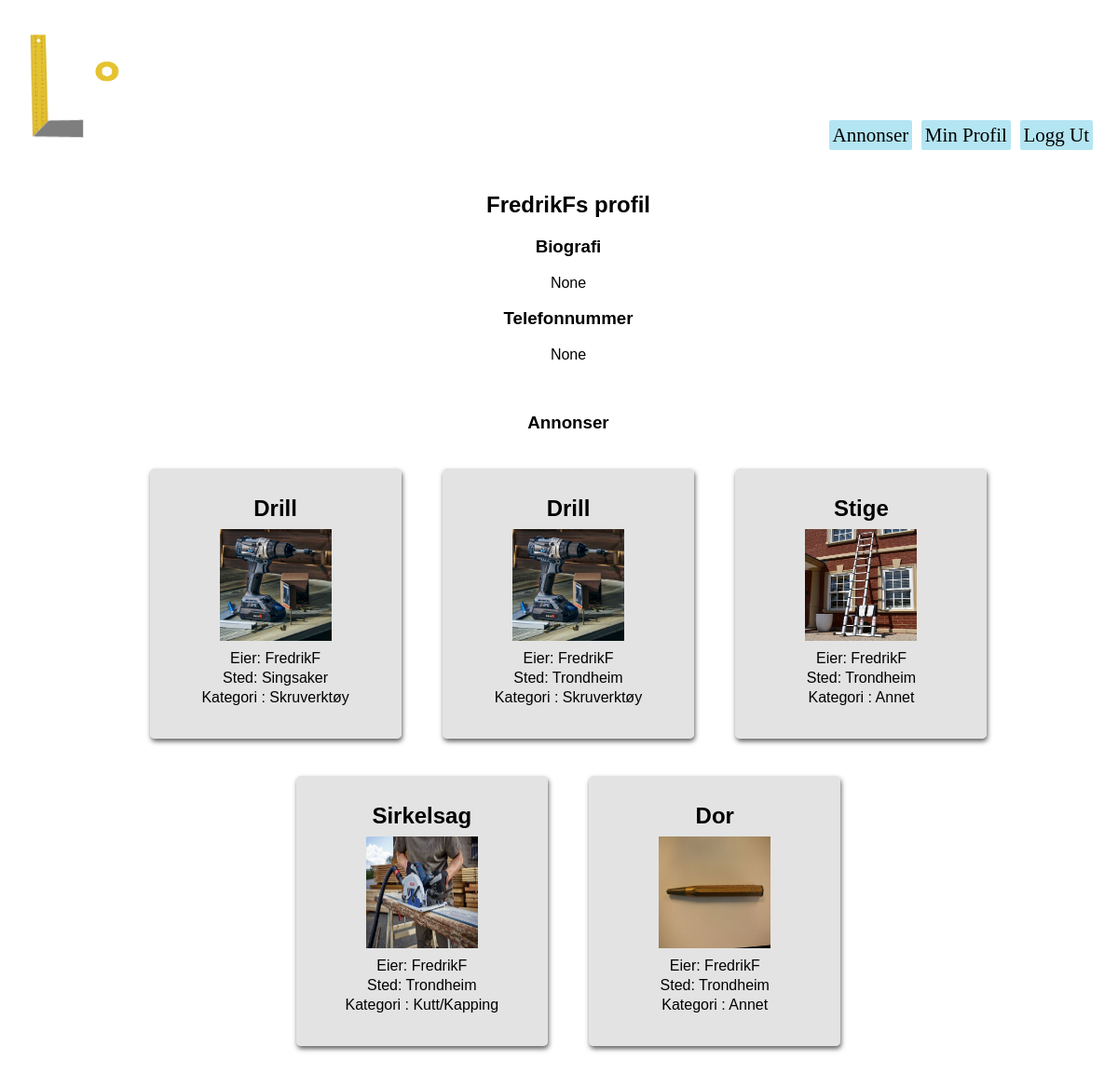
Page /users/profile/FredrikF (signed in) on the committed database.
### users/models.py (models this page shows, shortened)
class Profile(models.Model):
    user = models.OneToOneField(User, on_delete=models.CASCADE)
    bio = models.TextField(verbose_name="Biografi", null=True)
    tlf = models.PositiveIntegerField(verbose_name="Telefonnummer",validators=[MaxValueValidator(9999999999)], null=True)

### homepage/models.py (models this page shows, shortened)
class Listing(models.Model):
    owner = models.ForeignKey(User, verbose_name = 'User', on_delete=models.CASCADE, null=True) #user burde kanskje endres til settings.AUTH_USER_MODEL. må i så fall django.conf import settings
    title = models.CharField(max_length=50, verbose_name="Tittel")
    image = models.ImageField(upload_to='images/', null=True)
    loaned = models.BooleanField(default=False, verbose_name="Utlånt?")
    price = models.PositiveSmallIntegerField(verbose_name='Pris', default=0)
    location = models.CharField(max_length=100, verbose_name="Sted") #burde kanskje være annet enn CharField. Gjør det vanskelig å sortere etter denne attributten
    description = models.TextField(verbose_name="Beskrivelse")
    wantToLoan = models.BooleanField(default=False, verbose_name="Ønskes lånt?")
    SW = 1
    PT = 2
    WD = 3
    CT = 4
    SV = 5
    BO = 6
    OT = 7
    CATEGORY_CHOICES = (
        (SW, 'Saging'),
        (PT, 'Maling'),
        (WD, 'Sveising'),
        (CT, 'Kutt/Kapping'),
        (SV, 'Skruverktøy'),
        (BO, 'Slagverktøy'),
        (OT, 'Annet'),
    )
    category = models.PositiveSmallIntegerField(
        choices = CATEGORY_CHOICES,
        default = OT,
        verbose_name="Kategori",
    )

### users/views.py (the view)
# urls.py: path('profile', views.my_profile, name='my_profile'),
@login_required
def profile(request, userstring):
    requested_user = User.objects.get(username = userstring)
    user_listings = requested_user.listing_set.all()
    user_profile = requested_user.profile
    context = {'user': requested_user, 'listings': user_listings, 'profile': user_profile}
    return render(request, 'users/profile.html', context)

### users/templates/users/profile.html (shortened to what this page needs)
{% extends "users/base.html" %}
{% block content %}
    <div>
        <h2>{{user.username}}s profil</h2>
        <div>
            <h3>Biografi</h3>
            <p>
                {{profile.bio}}
            </p>
            <h3>Telefonnummer</h3>
            <p>
                {{profile.tlf}}
            </p>
            </div>
        <br>
        <div>
            <h3>Annonser</h3>
            {% for listing in listings %}
            <div class="listingDIV">
                <a href="{% url 'homepage:listing' listing_id=listing.id %}" class="listingLink">invisible link!</a>
                <div class="listingContent">
                    <h2>{{listing.title}}</h2>
                    <div class="listingImg">
                        <img src="{{listing.image.url}} " width="120px" height="120px" />
                    </div>
                    <p>Eier: {{listing.owner}}</p>
                    <p>Sted: {{listing.location}}</p>
                    <p>Kategori : {{listing.get_category_display}}</p>
                    <br>
                </div>
            </div>
            {% endfor %}
        </div>
    </div>
{% endblock content %}

### users/static/stylish.css (style rules this page uses)
.bg { margin: 0px; background-image: url("../static/img/standinBG2_r.jpg"); background-size: cover; height: 100%; min-height: 100vh; font-family: 'Courier New', Courier, monospace; }
.listingDIV { background-color: rgba(218, 218, 218, 0.737); box-shadow: 1px 3px 5px rgba(63, 63, 63, 0.813); padding: 20px; margin: 20px; border-radius: 5px; display: inline-block; width: 230px; height: 250px; line-height: 5px; text-align: left; }
.listingLink { color: transparent; position: absolute; width: inherit; height: inherit; line-height: normal; }
.listingImg { display: inline-block; height: 120px; width: 120px; }
.listingContent { text-align: center; }

### rows in the picture
Profile: bio "None", tlf "None"
Listing: title "Drill", image (picture), owner "FredrikF", location "Singsaker", category "Skruverktøy"
Listing: title "Drill", image (picture), owner "FredrikF", location "Trondheim", category "Skruverktøy"
Listing: title "Stige", image (picture), owner "FredrikF", location "Trondheim", category "Annet"
Listing: title "Sirkelsag", image (picture), owner "FredrikF", location "Trondheim", category "Kutt/Kapping"
Listing: title "Dor", image (picture), owner "FredrikF", location "Trondheim", category "Annet"

### other values in the picture
{{ user.username }} "FredrikF"
